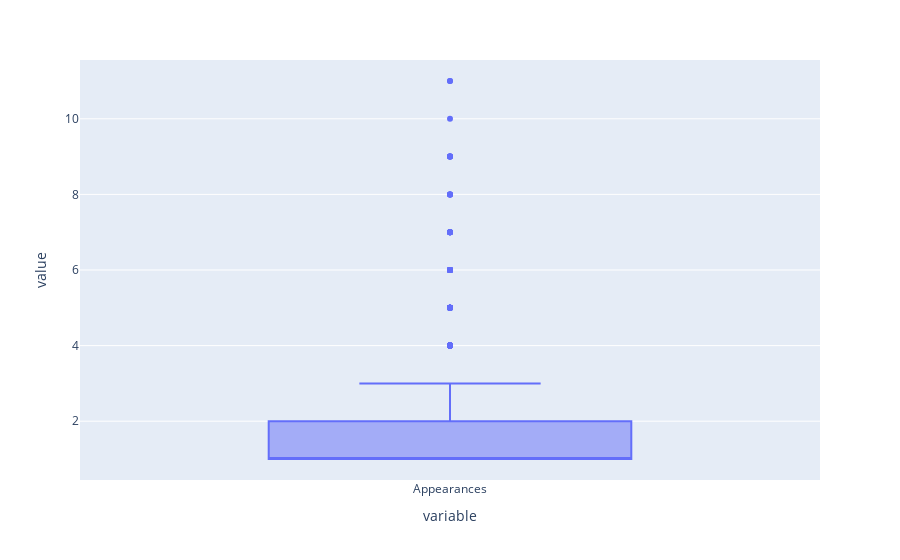

Notebook code for this chart:
### Code cell
px.box(df_appearances['Appearances'])

### Figure 1 — Plotly figure (JSON) as saved in the notebook; plotly's stock layout.template omitted (floating-point values rounded to 4 significant figures; data arrays with more than 128 entries replaced by an {"elided": "..."} marker saying what was removed)
{"data": [{"alignmentgroup": "True", "hovertemplate": "variable=%{x}<br>value=%{y}<extra></extra>", "legendgroup": "", "marker": {"color": "#636efa"}, "name": "", "notched": false, "offsetgroup": "", "orientation": "v", "showlegend": false, "type": "box", "x": {"elided": "1521 str values"}, "x0": " ", "xaxis": "x", "y": {"elided": "1521 int values"}, "y0": " ", "yaxis": "y"}], "layout": {"boxmode": "group", "legend": {"tracegroupgap": 0}, "margin": {"t": 60}, "xaxis": {"anchor": "y", "domain": [0, 1], "title": {"text": "variable"}}, "yaxis": {"anchor": "x", "domain": [0, 1], "title": {"text": "value"}}}}
